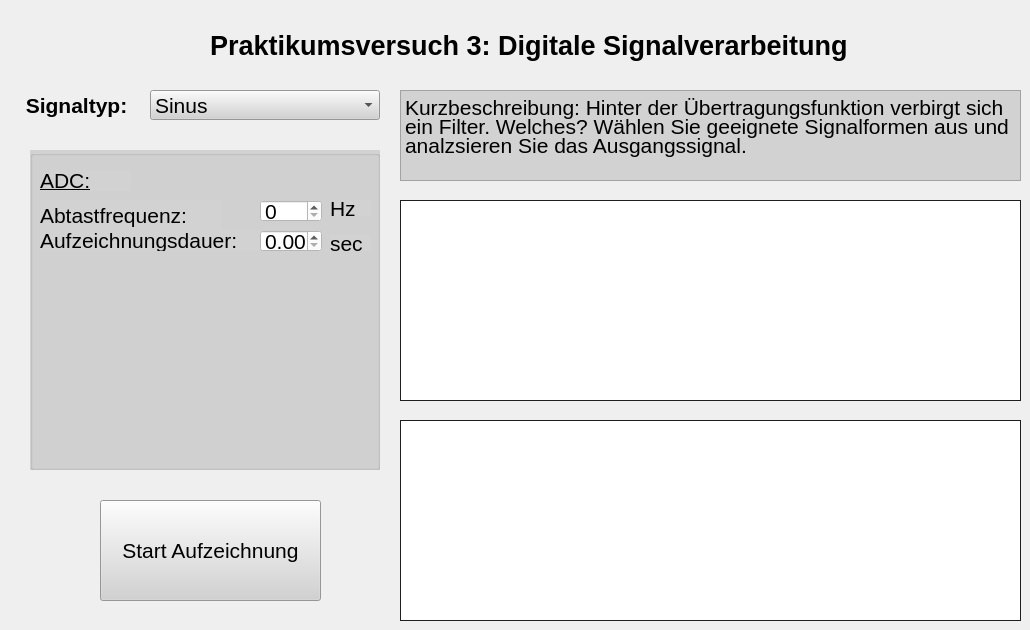
    <widget class="QWidget" name="tab_3">
     <attribute name="title">
      <string>Versuch 3</string>
     </attribute>
     <widget class="QLabel" name="label_4">
      <property name="geometry">
       <rect>
        <x>140</x>
        <y>20</y>
        <width>820</width>
        <height>50</height>
       </rect>
      </property>
      <property name="font">
       <font>
        <family>Arial</family>
        <pointsize>20</pointsize>
        <weight>75</weight>
        <italic>false</italic>
        <bold>true</bold>
        <underline>false</underline>
        <strikeout>false</strikeout>
       </font>
      </property>
      <property name="text">
       <string>Praktikumsversuch 3: Digitale Signalverarbeitung</string>
      </property>
      <property name="indent">
       <number>70</number>
      </property>
     </widget>
     <widget class="QTextEdit" name="textEdit_3">
      <property name="geometry">
       <rect>
        <x>400</x>
        <y>90</y>
        <width>621</width>
        <height>91</height>
       </rect>
      </property>
      <property name="styleSheet">
       <string notr="true">background:  rgb(210, 210, 210)</string>
      </property>
      <property name="html">
       <string>&lt;!DOCTYPE HTML PUBLIC &quot;-//W3C//DTD HTML 4.0//EN&quot; &quot;http://www.w3.org/TR/REC-html40/strict.dtd&quot;&gt;
&lt;html&gt;&lt;head&gt;&lt;meta name=&quot;qrichtext&quot; content=&quot;1&quot; /&gt;&lt;style type=&quot;text/css&quot;&gt;
p, li { white-space: pre-wrap; }
&lt;/style&gt;&lt;/head&gt;&lt;body style=&quot; font-family:'MS Shell Dlg 2'; font-size:8.25pt; font-weight:400; font-style:normal;&quot;&gt;
&lt;p style=&quot; margin-top:0px; margin-bottom:0px; margin-left:0px; margin-right:0px; -qt-block-indent:0; text-indent:0px; line-height:80%;&quot;&gt;&lt;span style=&quot; font-size:16pt;&quot;&gt;Kurzbeschreibung: Hinter der Übertragungsfunktion verbirgt sich ein Filter. Welches? Wählen Sie geeignete Signalformen aus und analzsieren Sie das Ausgangssignal.&lt;/span&gt;&lt;/p&gt;&lt;/body&gt;&lt;/html&gt;</string>
      </property>
     </widget>
     <widget class="PlotWidget" name="upGraphicsView_3">
      <property name="geometry">
       <rect>
        <x>400</x>
        <y>200</y>
        <width>621</width>
        <height>201</height>
       </rect>
      </property>
      <property name="styleSheet">
       <string notr="true">border: 1px solid rgb(30, 30, 30)</string>
      </property>
     </widget>
     <widget class="PlotWidget" name="downGraphicsView_3">
      <property name="geometry">
       <rect>
        <x>400</x>
        <y>420</y>
        <width>621</width>
        <height>201</height>
       </rect>
      </property>
      <property name="styleSheet">
       <string notr="true">border: 1px solid rgb(30, 30, 30)</string>
      </property>
     </widget>
     <widget class="QComboBox" name="v3_signaltype">
      <property name="geometry">
       <rect>
        <x>150</x>
        <y>90</y>
        <width>230</width>
        <height>30</height>
       </rect>
      </property>
      <property name="font">
       <font>
        <family>Arial</family>
        <pointsize>16</pointsize>
       </font>
      </property>
      <property name="styleSheet">
       <string notr="true">background: rgb(210, 210, 210)</string>
      </property>
      <item>
       <property name="text">
        <string>Sinus</string>
       </property>
      </item>
      <item>
       <property name="text">
        <string>Rechteck</string>
       </property>
      </item>
      <item>
       <property name="text">
        <string>Dreieck</string>
       </property>
      </item>
     </widget>
     <widget class="QLabel" name="label_7">
      <property name="geometry">
       <rect>
        <x>20</x>
        <y>90</y>
        <width>130</width>
        <height>30</height>
       </rect>
      </property>
      <property name="font">
       <font>
        <family>Arial</family>
        <pointsize>16</pointsize>
        <weight>75</weight>
        <bold>true</bold>
       </font>
      </property>
      <property name="text">
       <string> Signaltyp:</string>
      </property>
     </widget>
     <widget class="QGroupBox" name="groupBox_3">
      <property name="geometry">
       <rect>
        <x>30</x>
        <y>150</y>
        <width>350</width>
        <height>320</height>
       </rect>
      </property>
      <property name="styleSheet">
       <string notr="true">background: rgb(210, 210, 210)</string>
      </property>
      <property name="title">
       <string/>
      </property>
      <widget class="QLabel" name="label_12">
       <property name="geometry">
        <rect>
         <x>10</x>
         <y>20</y>
         <width>91</width>
         <height>21</height>
        </rect>
       </property>
       <property name="font">
        <font>
         <family>Arial</family>
         <pointsize>16</pointsize>
         <underline>true</underline>
        </font>
       </property>
       <property name="text">
        <string>ADC:</string>
       </property>
      </widget>
      <widget class="QLabel" name="label_13">
       <property name="geometry">
        <rect>
         <x>10</x>
         <y>50</y>
         <width>181</width>
         <height>31</height>
        </rect>
       </property>
       <property name="font">
        <font>
         <family>Arial</family>
         <pointsize>16</pointsize>
        </font>
       </property>
       <property name="text">
        <string>Abtastfrequenz:</string>
       </property>
      </widget>
      <widget class="QLabel" name="label_14">
       <property name="geometry">
        <rect>
         <x>10</x>
         <y>80</y>
         <width>221</width>
         <height>21</height>
        </rect>
       </property>
       <property name="font">
        <font>
         <family>Arial</family>
         <pointsize>16</pointsize>
        </font>
       </property>
       <property name="text">
        <string>Aufzeichnungsdauer:</string>
       </property>
      </widget>
      <widget class="QSpinBox" name="v3_frequenz">
       <property name="geometry">
        <rect>
         <x>230</x>
         <y>50</y>
         <width>62</width>
         <height>22</height>
        </rect>
       </property>
       <property name="font">
        <font>
         <family>Arial</family>
         <pointsize>16</pointsize>
        </font>
       </property>
       <property name="styleSheet">
        <string notr="true">background: rgb(255, 255, 255)</string>
       </property>
      </widget>
      <widget class="QDoubleSpinBox" name="v3_duration">
       <property name="geometry">
        <rect>
         <x>230</x>
         <y>80</y>
         <width>62</width>
         <height>22</height>
        </rect>
       </property>
       <property name="font">
        <font>
         <family>Arial</family>
         <pointsize>16</pointsize>
        </font>
       </property>
       <property name="styleSheet">
        <string notr="true">background: rgb(255, 255, 255)</string>
       </property>
      </widget>
      <widget class="QLabel" name="label_29">
       <property name="geometry">
        <rect>
         <x>300</x>
         <y>50</y>
         <width>41</width>
         <height>16</height>
        </rect>
       </property>
       <property name="font">
        <font>
         <family>Arial</family>
         <pointsize>16</pointsize>
        </font>
       </property>
       <property name="text">
        <string>Hz</string>
       </property>
      </widget>
      <widget class="QLabel" name="label_30">
       <property name="geometry">
        <rect>
         <x>300</x>
         <y>85</y>
         <width>41</width>
         <height>16</height>
        </rect>
       </property>
       <property name="font">
        <font>
         <family>Arial</family>
         <pointsize>16</pointsize>
        </font>
       </property>
       <property name="text">
        <string>sec</string>
       </property>
      </widget>
     </widget>
     <widget class="QPushButton" name="pushButton_6">
      <property name="geometry">
       <rect>
        <x>100</x>
        <y>500</y>
        <width>221</width>
        <height>101</height>
       </rect>
      </property>
      <property name="font">
       <font>
        <family>Arial</family>
        <pointsize>16</pointsize>
        <weight>50</weight>
        <bold>false</bold>
       </font>
      </property>
      <property name="styleSheet">
       <string notr="true">background:  rgb(210, 210, 210)</string>
      </property>
      <property name="text">
       <string>Start Aufzeichnung</string>
      </property>
     </widget>
    </widget>
